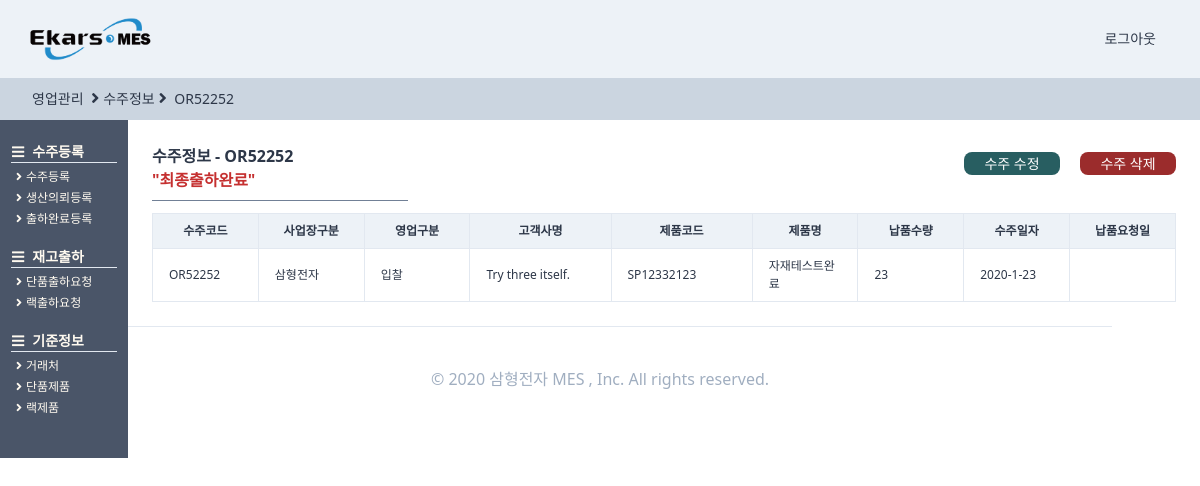
The page /orders/orderdetail/26/ (signed in) on the database as committed earlier.
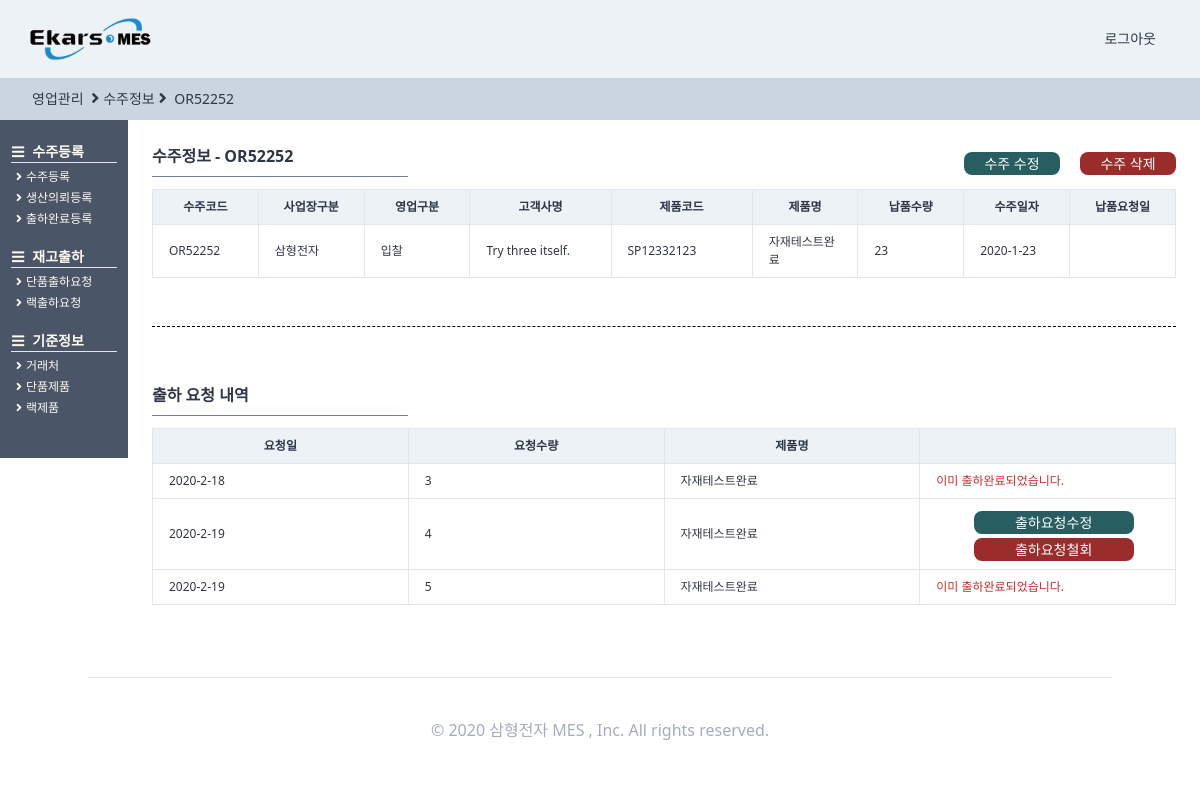
The same page on the database as committed later.
### orders/models.py (models this page shows, shortened)
class OrderRegister(TimeStampedModel):
    입찰 = "입찰"
    대리점 = "대리점"
    AS = "A/S"
    내부계획 = "내부계획"
    영업구분_CHOICES = ((입찰, "입찰"), (대리점, "대리점"), (AS, "A/S"), (내부계획, "내부계획"))
    삼형전자 = "삼형전자"
    엠에스텔레콤 = "엠에스텔레콤"
    사업장구분_CHOICES = (
        (삼형전자, "삼형전자"),
        (엠에스텔레콤, "엠에스텔레콤"),
    )
    출하완료 = "출하완료"
    출하미완료 = "출하미완료"
    출하구분_CHOICES = (
        (출하완료, "출하완료"),
        (출하미완료, "출하미완료"),
    )
    단품 = "단품"
    랙 = "랙"
    제품구분_CHOICES = (
        (단품, "단품"),
        (랙, "랙"),
    )
    작성자 = models.ForeignKey(
        users_models.User,
        related_name="수주등록",
        on_delete=models.SET_NULL,
        null=True,
        blank=True,
    )
    수주코드 = models.CharField(max_length=50)
    영업구분 = models.CharField(choices=영업구분_CHOICES, max_length=10, blank=True, default=입찰)
    제품구분 = models.CharField(choices=제품구분_CHOICES, max_length=10, blank=True, default=단품)
    사업장구분 = models.CharField(
        choices=사업장구분_CHOICES, max_length=10, blank=True, default=삼형전자
    )
    수주일자 = models.DateField(auto_now=False, auto_now_add=False)
    고객사명 = models.ForeignKey(
        SI_models.CustomerPartner,
        related_name="수주등록",
        on_delete=models.SET_NULL,
        null=True,
        blank=True,
    )
    현장명 = models.CharField(max_length=50)
    납품요청일 = models.DateField(auto_now=False, auto_now_add=False, blank=True, null=True)
    납품수량 = models.IntegerField()
    특이사항 = models.TextField(blank=True)
    단품모델 = models.ForeignKey(
        SI_models.SingleProduct,
        related_name="수주등록",
        on_delete=models.SET_NULL,
        null=True,
        blank=True,
    )
    랙모델 = models.ForeignKey(
        SI_models.RackProduct,
        related_name="수주등록",
        on_delete=models.SET_NULL,
        null=True,
        blank=True,
    )
    출하구분 = models.CharField(
        choices=출하구분_CHOICES, max_length=10, blank=True, default=출하미완료
    )
    class Meta:
        verbose_name = "수주등록"
        verbose_name_plural = "수주등록"
    def process(self):
        try:
            pro = self.생산요청
            try:
                cess = self.생산요청.생산계획.현재공정
                pro = self.생산요청.생산계획.현재공정달성율
                try:
                    pro = self.생산요청.생산계획.작업지시서.작업지시서등록.최종검사
                    try:
                        pro = self.생산요청.생산계획.작업지시서.작업지시서등록.최종검사.최종검사등록
                        return "최종검사완료"
                    except:
                        return "최종검사의뢰완료"
                except:
                    return f"생산중({cess}:{pro})"
            except:
                return "생산의뢰완료"
        except:
            return "수주등록완료"
    def leftsingle(self):
        left = 0
        try:
            for q in self.단품출하요청.all():
                left += q.출하요청수량
        except:
            pass
        return left
    def leftrack(self):
        left = 0
        try:
            for q in self.랙출하요청.all():
                left += q.출하요청수량
        except:
            pass
        return left

### StandardInformation/models.py (models this page shows)
class CustomerPartner(TimeStampedModel):
    고객 = "고객"
    대리점 = "대리점"
    공급처 = "공급처"
    거래처_CHOICES = (
        (고객, "고객"),
        (대리점, "대리점"),
        (공급처, "공급처"),
    )
    고객작성자 = models.ForeignKey(
        "users.User", related_name="고객거래처작성자", on_delete=models.SET_NULL, null=True
    )
    작성일 = models.DateField(auto_now=True, auto_now_add=False)
    거래처구분 = models.CharField(choices=거래처_CHOICES, max_length=4, default=공급처)
    거래처코드 = models.CharField(max_length=50, null=True)
    거래처명 = models.CharField(max_length=70, null=True)
    사업자등록번호 = models.CharField(max_length=50, null=True)
    고객담당자 = models.ForeignKey(
        "users.User", related_name="고객거래처담당자", on_delete=models.SET_NULL, null=True
    )
    연락처 = models.CharField(max_length=50, blank=True)
    이메일 = models.EmailField(max_length=254)
    사업장주소 = models.CharField(max_length=70, blank=True, null=True)
    사업자등록증첨부 = models.FileField(blank=True, null=True)
    특이사항 = models.TextField(blank=True, null=True)
    사용여부 = models.BooleanField(default=False)
    class Meta:
        verbose_name = "고객"
        verbose_name_plural = "고객"
    def __str__(self):
        return self.거래처명

class SingleProduct(TimeStampedModel):
    작성자 = models.ForeignKey(
        "users.User", related_name="단품제품작성자", on_delete=models.SET_NULL, null=True
    )
    작성일 = models.DateField(auto_now=True, auto_now_add=False)
    모델코드 = models.CharField(max_length=80, blank=True)
    모델명 = models.CharField(max_length=30, blank=True)
    규격 = models.CharField(max_length=80, blank=True)
    단위 = models.CharField(max_length=10, blank=True)
    단가 = models.IntegerField(null=True)
    class Meta:
        verbose_name = "단품제품"
        verbose_name_plural = "단품제품"
    def __str__(self):
        return self.모델명

### stocksingle/models.py (models this page shows, shortened)
class StockOfSingleProductOutRequest(TimeStampedModel):
    단품 = models.ForeignKey(
        SI_models.SingleProduct,
        related_name="단품출하요청",
        on_delete=models.CASCADE,
        null=True,
        blank=True,
    )
    수주 = models.ForeignKey(
        orders_models.OrderRegister,
        related_name="단품출하요청",
        on_delete=models.CASCADE,
        null=True,
        blank=True,
    )
    AS = models.ForeignKey(
        AS_models.ASVisitContents,
        related_name="단품출하요청",
        on_delete=models.CASCADE,
        null=True,
        blank=True,
    )
    고객사 = models.ForeignKey(
        SI_models.CustomerPartner,
        related_name="단품출하요청",
        on_delete=models.SET_NULL,
        null=True,
        blank=True,
    )
    출하요청수량 = models.IntegerField()
    출하요청자 = models.ForeignKey(
        users_models.User, related_name="단품출하요청", on_delete=models.SET_NULL, null=True,
    )
    출하요청일 = models.DateField(auto_now=False, auto_now_add=True)
    출하희망일 = models.DateField(auto_now=False, auto_now_add=False, null=True, blank=True)
    class Meta:
        verbose_name = "단품출하요청"
        verbose_name_plural = "단품출하요청"
    def unexport(self):
        try:
            self.단품출하등록
            return False
        except:
            return True

### orders/views.py (the view)
# urls.py: path("orderdetail/<int:pk>/", views.OrderDetail.as_view(), name="orderdetail"),
class OrderDetail(user_mixins.LoggedInOnlyView, DetailView):
    model = models.OrderRegister
    def get(self, request, *args, **kwargs):
        pk = kwargs["pk"]
        order = models.OrderRegister.objects.get(pk=pk)
        user = request.user
        final = False
        inproduce = False
        orderproduce = False
        st = order.process()
        obj_user = order.작성자
        if st == "생산의뢰완료":
            orderproduce = True
        elif "생산중" in st or "최종검사의뢰완료" in st:
            inproduce = True
            orderproduce = True
        elif st == "최종검사완료":
            final = True
            inproduce = True
            orderproduce = True
        else:
            pass
        ordersingle = order.단품출하요청.all()
        pklist = []
        for orderi in ordersingle:
            pklist.append(orderi.pk)
        ordersingle = []
        for pki in pklist:
            SS = SS_models.StockOfSingleProductOutRequest.objects.get_or_none(pk=pki)
            ordersingle.append(SS)
        orderrack = order.랙출하요청.all()
        rpk = []
        for orderr in orderrack:
            rpk.append(orderr.pk)
        orderrack = []
        for pki in rpk:
            SS = SM_models.StockOfRackProductOutRequest.objects.get_or_none(pk=pki)
            orderrack.append(SS)
        return render(
            request,
            "orders/orderdetail.html",
            {
                "order": order,
                "user": user,
                "final": final,
                "inproduce": inproduce,
                "orderproduce": orderproduce,
                "obj_user": obj_user,
                "출하완료": "출하완료",
                "ordersingle": ordersingle,
                "no": 0,
                'orderrack':orderrack,
            },
        )

### templates/orders/orderdetail.html (shortened to what this page needs)
{%extends "orders/ordershome.html"%}
{% load static%}
{%block head_title%}
</a><i class="fas fa-angle-right mx-1 text-base"></i>수주정보<i class="fas fa-angle-right text-base mx-1"></i>
{{order.수주코드}}</span>
{%endblock head_title %}
{%block main_contens%}
<div class="w-11/12 h-full ml-32 -mt-6 pt-12 flex flex-row">
    <div class="p-6 flex flex-col w-full">
        <div class="flex flex-col w-full">
            <div class="flex flex-row justify-between w-full ">
                <div class=" border-b w-64 mb-3 font-semibold border-gray-600 pb-2">수주정보 - {{order.수주코드}}
                    {%if order.출하구분 == 출하완료%} <div class="text-red-700">"최종출하완료"</div> {%endif%} </div>
                {%if orderproduce%}
                {%else%}
                {%if obj_user == user%}
                <div class="flex flex-row">
                    <div class="mt-2">
                        <a href="{%url "orders:orderedit" order.pk%}">
                            <div class="btn-link bg-teal-800 hover:font-bold">
                                수주 수정 </div>
                        </a>
                    </div>
                    <div class="mt-2">
                        <a href="{%url "orders:orderdeleteensure" order.pk %}">
                            <div class="btn-link  bg-red-800 ml-5 hover:font-bold">
                                수주 삭제 </div>
                        </a>
                    </div>
                </div>
                {%endif%}{%endif%}
            </div>
            <table class="table-fixed font-light text-xs w-full">
                <thead>
                    <tr>
                        <th class="border bg-gray-200 px-4 py-2 w-24">수주코드</th>
                        <th class="border bg-gray-200 px-4 py-2 w-24">사업장구분</th>
                        <th class="border bg-gray-200 px-4 py-2 w-24">영업구분</th>
                        <th class="border bg-gray-200 px-4 py-2 w-32">고객사명</th>
                        <th class="border bg-gray-200 px-4 py-2 w-32">제품코드</th>
                        <th class="border bg-gray-200 px-4 py-2 w-24">제품명</th>
                        <th class="border bg-gray-200 px-4 py-2 w-24">납품수량</th>
                        <th class="border bg-gray-200 px-4 py-2 w-24">수주일자</th>
                        <th class="border bg-gray-200 px-4 py-2 w-24">납품요청일</th>
                    </tr>
                </thead>
                <tbody>
                    <tr>
                        <td class="border px-4 py-2 ">
                            {{order.수주코드}}</td>
                        <td class="border px-4 py-2">{{order.사업장구분}}</td>
                        <td class="border px-4 py-2">{{order.영업구분}}</td>
                        <td class="border px-4 py-2">{{order.고객사명}}</td>
                        {%if order.제품구분 == "단품"%}
                        <td class="border px-4 py-2">{{order.단품모델.모델코드}}</td>
                        <td class="border px-4 py-2">{{order.단품모델.모델명}}</td>
                        {%else%}
                        <td class="border px-4 py-2">{{order.랙모델.랙시리얼코드}}</td>
                        <td class="border px-4 py-2">{{order.랙모델.랙모델명}}</td>
                        {%endif%}
                        <td class="border px-4 py-2">{{order.납품수량}}</td>
                        <td class="border px-4 py-2">
                            {{order.수주일자.year}}-{{order.수주일자.month}}-{{order.수주일자.day}}</td>
                        <td class="border px-4 py-2">
                            </td>
                    </tr>
                </tbody>
            </table>
        </div>
        {%if order.leftsingle != no %}
        <div class="flex flex-col w-full  my-12">
            <div class="flex flex-col  w-full border-black border-dashed pt-8   border-t">
                <div class=" border-b w-64 mb-3 font-semibold border-gray-600 pb-2 mt-6">출하 요청 내역</div>
            </div>
            <table class="table-fixed font-light text-xs w-full">
                <thead>
                    <tr>
                        <th class="border bg-gray-200 px-4 py-2 w-24">요청일</th>
                        <th class="border bg-gray-200 px-4 py-2 w-24">요청수량</th>
                        <th class="border bg-gray-200 px-4 py-2 w-24">제품명</th>
                        <th class="border bg-gray-200 px-4 py-2 w-24"></th>
                    </tr>
                </thead>
                <tbody>
                    {%for list in ordersingle%}
                    <tr>
                        <td class="border px-4 py-2">{%if list.출하요청일 is None%}
                            {%else%}
                            {{list.출하요청일.year}}-{{list.출하요청일.month}}-{{list.출하요청일.day}}{%endif%}</td>
                        <td class="border px-4 py-2">{{list.출하요청수량}}</td>
                        {%if order.제품구분 == "단품"%}
                        <td class="border px-4 py-2">{{list.단품}}</td>
                        {%else%}
                        <td class="border px-4 py-2">{{list.랙}}</td>
                        {%endif%}
                        <td class="border px-4 py-2">
                            {%if list.unexport%}
                            <div class="flex justify-center flex-col items-center">
                                <a href="{%url "stocksingle:orderstocksingleedit" list.pk %} ">
                                    <div class="btn-link bg-teal-800 hover:font-bold mt-1 mb-0 ml-3 w-40">
                                        출하요청수정
                                    </div>
                                </a>
                                <a href="{%url "stocksingle:orderstocksingledelete" list.pk %}">
                                    <div class="btn-link bg-red-800 hover:font-bold mt-1 mb-0 ml-3 w-40">
                                        출하요청철회
                                    </div>
                            </div>
                            {%else%}
                            <span class="text-red-700">이미 출하완료되었습니다.</span>
                            {%endif%}
                        </td>
                    </tr>
                    {%endfor%}
                </tbody>
            </table>
        </div>
        {%endif%}
    </div>
    {%endblock main_contens %}

Rows that differ between the two databases and show on the page:
changed OrderRegister "OR52252": 출하구분 "출하완료" → "출하미완료" (drawn)
added StockOfSingleProductOutRequest: 출하요청일.year "2020", 출하요청일.month "2", 출하요청일.day "18", 출하요청수량 "3", 단품 "자재테스트완료", shows "이미 출하완료되었습니다."
added StockOfSingleProductOutRequest: 출하요청일.year "2020", 출하요청일.month "2", 출하요청일.day "19", 출하요청수량 "4", 단품 "자재테스트완료", shows "출하요청수정"
added StockOfSingleProductOutRequest: 출하요청일.year "2020", 출하요청일.month "2", 출하요청일.day "19", 출하요청수량 "5", 단품 "자재테스트완료", shows "이미 출하완료되었습니다."
Other text that changed with them:
text no longer shown: "\"최종출하완료\""
text now shown: "출하 요청 내역 요청일 요청수량 제품명"
